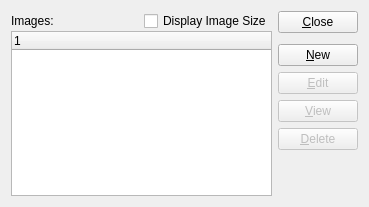
<?xml version="1.0" encoding="UTF-8"?>
<ui version="4.0">
 <comment>This file is part of the xTuple ERP: PostBooks Edition, a free and
open source Enterprise Resource Planning software suite,
Copyright (c) 1999-2019 by OpenMFG LLC, d/b/a xTuple.
It is licensed to you under the Common Public Attribution License
version 1.0, the full text of which (including xTuple-specific Exhibits)
is available at www.xtuple.com/CPAL.  By using this software, you agree
to be bound by its terms.</comment>
 <class>images</class>
 <widget class="QWidget" name="images">
  <property name="geometry">
   <rect>
    <x>0</x>
    <y>0</y>
    <width>369</width>
    <height>207</height>
   </rect>
  </property>
  <property name="windowTitle">
   <string>List Images</string>
  </property>
  <layout class="QGridLayout" name="gridLayout">
   <item row="0" column="0">
    <layout class="QVBoxLayout">
     <property name="spacing">
      <number>0</number>
     </property>
     <item>
      <layout class="QHBoxLayout" name="horizontalLayout">
       <item>
        <widget class="QLabel" name="_imageLit">
         <property name="text">
          <string>Images:</string>
         </property>
        </widget>
       </item>
       <item>
        <spacer name="horizontalSpacer">
         <property name="orientation">
          <enum>Qt::Horizontal</enum>
         </property>
         <property name="sizeHint" stdset="0">
          <size>
           <width>40</width>
           <height>20</height>
          </size>
         </property>
        </spacer>
       </item>
       <item>
        <widget class="XCheckBox" name="_showSize">
         <property name="text">
          <string>Display Image Size</string>
         </property>
        </widget>
       </item>
      </layout>
     </item>
     <item>
      <widget class="XTreeWidget" name="_image"/>
     </item>
    </layout>
   </item>
   <item row="0" column="1">
    <layout class="QVBoxLayout" name="verticalLayout">
     <item>
      <widget class="QPushButton" name="_close">
       <property name="text">
        <string>&amp;Close</string>
       </property>
      </widget>
     </item>
     <item>
      <spacer name="verticalSpacer">
       <property name="orientation">
        <enum>Qt::Vertical</enum>
       </property>
       <property name="sizeType">
        <enum>QSizePolicy::Preferred</enum>
       </property>
       <property name="sizeHint" stdset="0">
        <size>
         <width>20</width>
         <height>5</height>
        </size>
       </property>
      </spacer>
     </item>
     <item>
      <widget class="QPushButton" name="_new">
       <property name="text">
        <string>&amp;New</string>
       </property>
      </widget>
     </item>
     <item>
      <widget class="QPushButton" name="_edit">
       <property name="enabled">
        <bool>false</bool>
       </property>
       <property name="text">
        <string>&amp;Edit</string>
       </property>
      </widget>
     </item>
     <item>
      <widget class="QPushButton" name="_view">
       <property name="enabled">
        <bool>false</bool>
       </property>
       <property name="text">
        <string>&amp;View</string>
       </property>
      </widget>
     </item>
     <item>
      <widget class="QPushButton" name="_delete">
       <property name="enabled">
        <bool>false</bool>
       </property>
       <property name="text">
        <string>&amp;Delete</string>
       </property>
      </widget>
     </item>
     <item>
      <spacer name="Spacer34">
       <property name="orientation">
        <enum>Qt::Vertical</enum>
       </property>
       <property name="sizeType">
        <enum>QSizePolicy::Expanding</enum>
       </property>
       <property name="sizeHint" stdset="0">
        <size>
         <width>20</width>
         <height>20</height>
        </size>
       </property>
      </spacer>
     </item>
    </layout>
   </item>
  </layout>
 </widget>
 <layoutdefault spacing="6" margin="11"/>
 <customwidgets>
  <customwidget>
   <class>XCheckBox</class>
   <extends>QCheckBox</extends>
   <header>xcheckbox.h</header>
  </customwidget>
  <customwidget>
   <class>XTreeWidget</class>
   <extends>QTreeWidget</extends>
   <header>xtreewidget.h</header>
   <container>1</container>
  </customwidget>
 </customwidgets>
 <tabstops>
  <tabstop>_image</tabstop>
  <tabstop>_new</tabstop>
  <tabstop>_edit</tabstop>
  <tabstop>_view</tabstop>
  <tabstop>_delete</tabstop>
  <tabstop>_close</tabstop>
 </tabstops>
 <resources/>
 <connections>
  <connection>
   <sender>_image</sender>
   <signal>valid(bool)</signal>
   <receiver>_view</receiver>
   <slot>setEnabled(bool)</slot>
   <hints>
    <hint type="sourcelabel">
     <x>20</x>
     <y>20</y>
    </hint>
    <hint type="destinationlabel">
     <x>20</x>
     <y>20</y>
    </hint>
   </hints>
  </connection>
  <connection>
   <sender>_image</sender>
   <signal>valid(bool)</signal>
   <receiver>_delete</receiver>
   <slot>setEnabled(bool)</slot>
   <hints>
    <hint type="sourcelabel">
     <x>20</x>
     <y>20</y>
    </hint>
    <hint type="destinationlabel">
     <x>20</x>
     <y>20</y>
    </hint>
   </hints>
  </connection>
  <connection>
   <sender>_close</sender>
   <signal>clicked()</signal>
   <receiver>images</receiver>
   <slot>close()</slot>
   <hints>
    <hint type="sourcelabel">
     <x>20</x>
     <y>20</y>
    </hint>
    <hint type="destinationlabel">
     <x>20</x>
     <y>20</y>
    </hint>
   </hints>
  </connection>
  <connection>
   <sender>_image</sender>
   <signal>valid(bool)</signal>
   <receiver>_edit</receiver>
   <slot>setEnabled(bool)</slot>
   <hints>
    <hint type="sourcelabel">
     <x>20</x>
     <y>20</y>
    </hint>
    <hint type="destinationlabel">
     <x>20</x>
     <y>20</y>
    </hint>
   </hints>
  </connection>
 </connections>
</ui>
